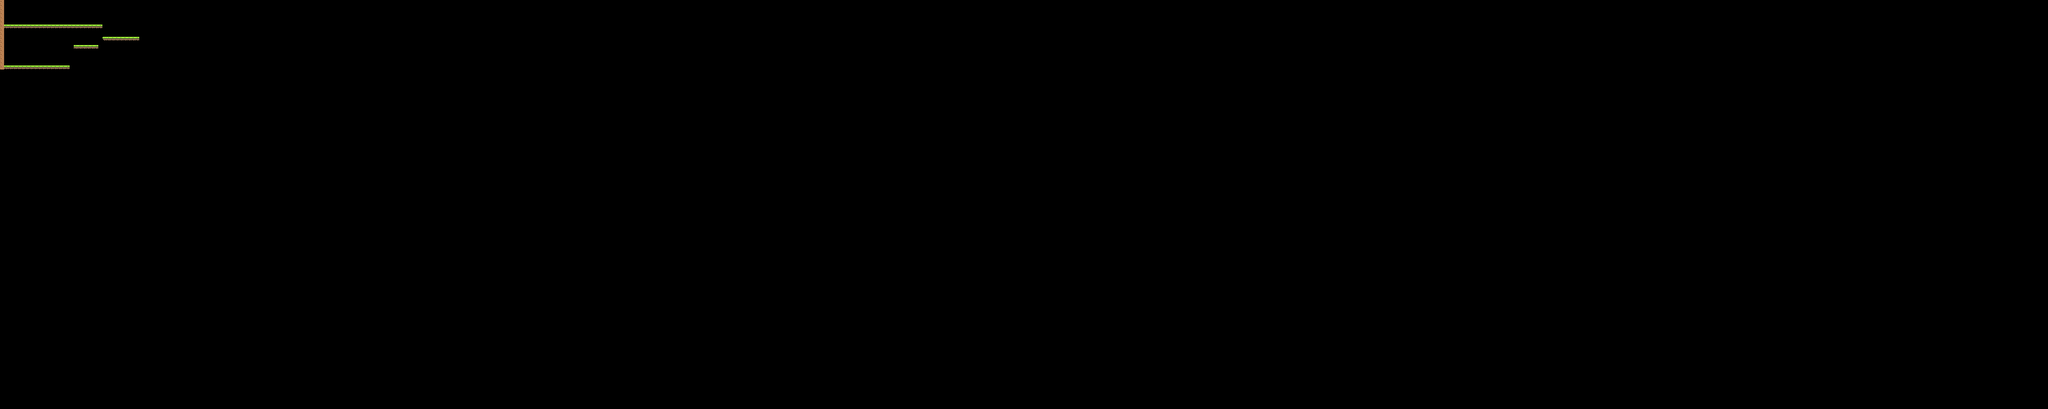

Rendered tile map (Tiled .tmx) drawn with the repository's tilesets; below, a short description and the map source with its tile grids summarised:
An orthogonal 500x100 tile map with 30x30 px tiles, 1 tile layer (Tile Layer 1).

<map version="1.0" tiledversion="1.0.1" orientation="orthogonal" renderorder="left-up" width="500" height="100" tilewidth="30" tileheight="30" nextobjectid="1">
    <tileset firstgid="1" source="game.tsx" />
    <layer name="Tile Layer 1" width="500" height="100">
        <data>[50000 cells, 72 non-empty, 3 distinct tile ids]</data>
    </layer>
</map>
